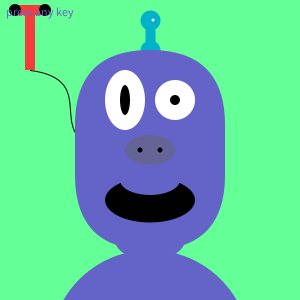
Frame 1 (no input)
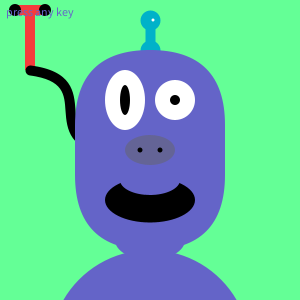
Frame 60 (the mouse pressed at the canvas centre just before this capture)
Frame 120 (the mouse held since frame 60 and released just before this capture): identical to frame 60, image omitted

The Processing sketch that drew these frames (run headless with seeded random() and noise(); from frame 60 on, the mouse is pressed at the canvas centre):

// Processing sketch: processing_132407
// ── processing_132407.pde

boolean flipFlop = false;
String keyPrompt = "press any key";
int eyeBallDiamLeft;
int eyeBallDiamRight;
int mouthWidth;
int pupilLeft;
int nostrilColor;
int bigNoseColor;
int bgColor;
int eyeBall;
int lineChange;
int lineBall;
int lineBallShine; 
int headColor;
int antennaColor;
int bodyFat;
int faceFat;
int pumpHandles;
int pumpStand;
int pumpDown;

void setup(){
  size(300, 300);
  background(100,300,150);
  textSize(12);
}
 
void draw(){
  if (flipFlop == false){
    eyeBallDiamLeft = 40;
    eyeBallDiamRight = 60;
     mouthWidth = 90;
     pupilLeft = 30;
     nostrilColor = 0;
     bigNoseColor = 100;
     bgColor = 300;
     eyeBall = 40;
     lineChange = -130;
     lineBall = -130;
     lineBallShine = -130;
     headColor = 100;
     antennaColor = 0;
     bodyFat = 200;
     faceFat = 150;
     pumpHandles = -140;
     pumpStand = 60;
     pumpDown = -110;
  }
  if (flipFlop == true){
    eyeBallDiamLeft = 40;
    eyeBallDiamRight = 10;
    mouthWidth = 35;
    pupilLeft = 10;
    nostrilColor = 60; 
    bigNoseColor = 300;
    bgColor = 17;
    eyeBall = 10;
    lineChange = -140;
    lineBall = -140;
    lineBallShine = -140;
    headColor = 175;
    antennaColor = 255;
    bodyFat = -300;
    faceFat = 230;
    pumpHandles = -120;
    pumpStand = 40;
    pumpDown = -97;
  }
  makeFace();
  smooth();
  text(keyPrompt,-145,-135);
}
 
void keyPressed(){
  flipFlop =! flipFlop;
  keyPrompt = ("");
}
 
void makeFace(){
  background(100,bgColor,150);
  noStroke();
  rectMode(CENTER);
  // this is important - changes zero location for all future coordinates
  translate(150,150);

//pump
fill(245,60,60);
rect(-120,pumpHandles,30,10);
rect(-120,pumpDown,10,pumpStand);
fill(0);
ellipse(-105,pumpHandles,12,12);
ellipse(-135,pumpHandles,12,12);

//cord
noFill();
stroke(255, 102, 0);
stroke(0, 0, 0);
pushMatrix();
translate(-130,-90);
bezier(10,10,85,20,15,80,90,90);
popMatrix();
  
//body
noStroke();
fill(100,headColor,200);
ellipse(0,200,bodyFat,200);

//hair
stroke(antennaColor,178,201);
strokeWeight(10);
line(0,lineChange,0,-100);
fill(antennaColor,178,201);
ellipse(0,-100,10,10);
ellipse(0,lineBall,10,10);
fill(255);
ellipse(3,lineBallShine,3,3);

//head
rectMode(CENTER);
fill(100,headColor,200);
noStroke();
rect(0,0,faceFat,200,100);
ellipse(0,90,70,40);

//eyes
fill(255);
ellipse(-25,-50,eyeBallDiamLeft,eyeBallDiamRight);
ellipse(25,-50,eyeBallDiamLeft,eyeBall);
fill(0);
ellipse(-25,-50,10,pupilLeft);
ellipse(25,-50,10,10);

//nose
fill(100,bigNoseColor,150);
ellipse(0,0,50,30);
fill(nostrilColor);
ellipse(-10,0,5,5);
ellipse(10,0,5,5);

//mouth
fill(0);
ellipse(0,50,mouthWidth,45);
fill(100,headColor,200);
ellipse(0,30,60,30);
}
